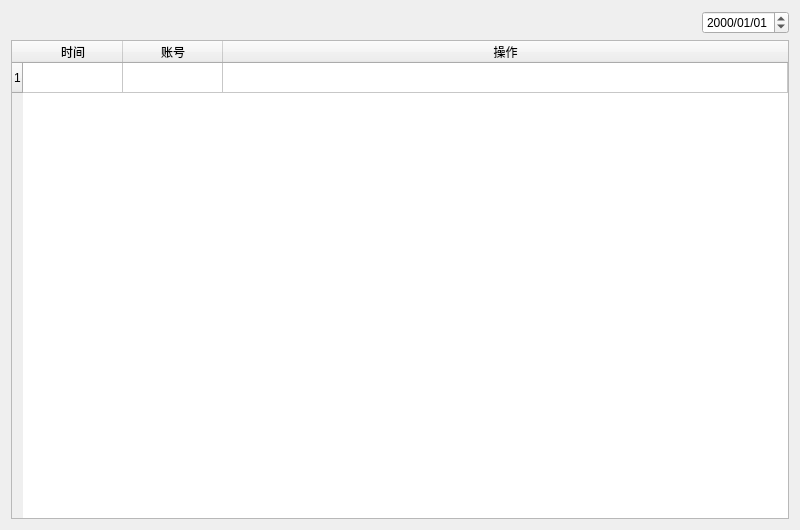
<?xml version="1.0" encoding="UTF-8"?>
<ui version="4.0">
 <class>GetLog</class>
 <widget class="QWidget" name="GetLog">
  <property name="geometry">
   <rect>
    <x>0</x>
    <y>0</y>
    <width>800</width>
    <height>530</height>
   </rect>
  </property>
  <property name="minimumSize">
   <size>
    <width>500</width>
    <height>0</height>
   </size>
  </property>
  <property name="windowTitle">
   <string>日志查看</string>
  </property>
  <layout class="QVBoxLayout" name="verticalLayout">
   <item>
    <layout class="QHBoxLayout" name="horizontalLayout">
     <item>
      <spacer name="horizontalSpacer">
       <property name="orientation">
        <enum>Qt::Horizontal</enum>
       </property>
       <property name="sizeHint" stdset="0">
        <size>
         <width>40</width>
         <height>20</height>
        </size>
       </property>
      </spacer>
     </item>
     <item>
      <widget class="QDateTimeEdit" name="dateEdit">
       <property name="contextMenuPolicy">
        <enum>Qt::NoContextMenu</enum>
       </property>
       <property name="layoutDirection">
        <enum>Qt::LeftToRight</enum>
       </property>
       <property name="autoFillBackground">
        <bool>false</bool>
       </property>
       <property name="wrapping">
        <bool>false</bool>
       </property>
       <property name="correctionMode">
        <enum>QAbstractSpinBox::CorrectToPreviousValue</enum>
       </property>
       <property name="keyboardTracking">
        <bool>false</bool>
       </property>
       <property name="maximumTime">
        <time>
         <hour>23</hour>
         <minute>59</minute>
         <second>59</second>
        </time>
       </property>
       <property name="displayFormat">
        <string>yyyy/MM/dd</string>
       </property>
      </widget>
     </item>
    </layout>
   </item>
   <item>
    <widget class="QTableWidget" name="tableWidget">
     <property name="focusPolicy">
      <enum>Qt::TabFocus</enum>
     </property>
     <property name="contextMenuPolicy">
      <enum>Qt::NoContextMenu</enum>
     </property>
     <property name="acceptDrops">
      <bool>false</bool>
     </property>
     <property name="editTriggers">
      <set>QAbstractItemView::NoEditTriggers</set>
     </property>
     <property name="showGrid">
      <bool>true</bool>
     </property>
     <attribute name="horizontalHeaderStretchLastSection">
      <bool>true</bool>
     </attribute>
     <row>
      <property name="text">
       <string>1</string>
      </property>
     </row>
     <column>
      <property name="text">
       <string>时间</string>
      </property>
      <property name="textAlignment">
       <set>AlignCenter</set>
      </property>
     </column>
     <column>
      <property name="text">
       <string>账号</string>
      </property>
      <property name="textAlignment">
       <set>AlignCenter</set>
      </property>
     </column>
     <column>
      <property name="text">
       <string>操作</string>
      </property>
      <property name="textAlignment">
       <set>AlignCenter</set>
      </property>
     </column>
    </widget>
   </item>
  </layout>
 </widget>
 <resources/>
 <connections/>
</ui>
